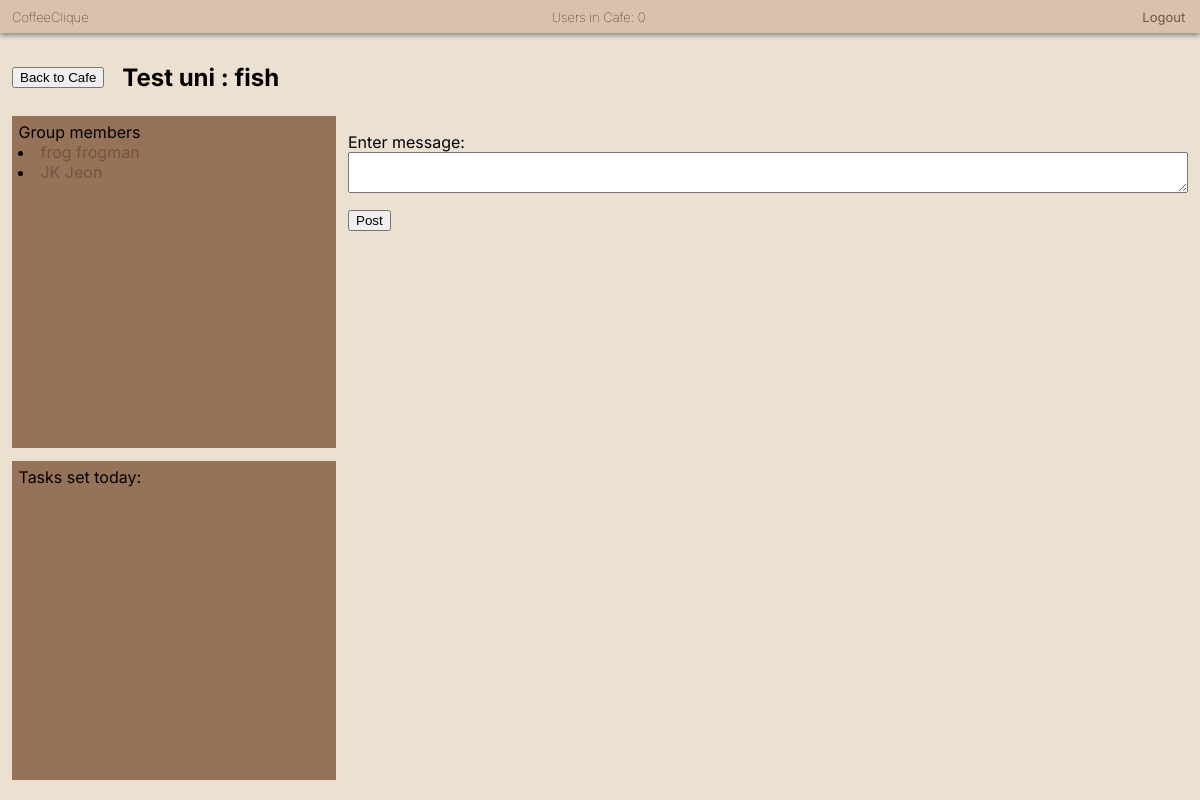
/tables/1 (signed in), run on an earlier commit of the app's database.
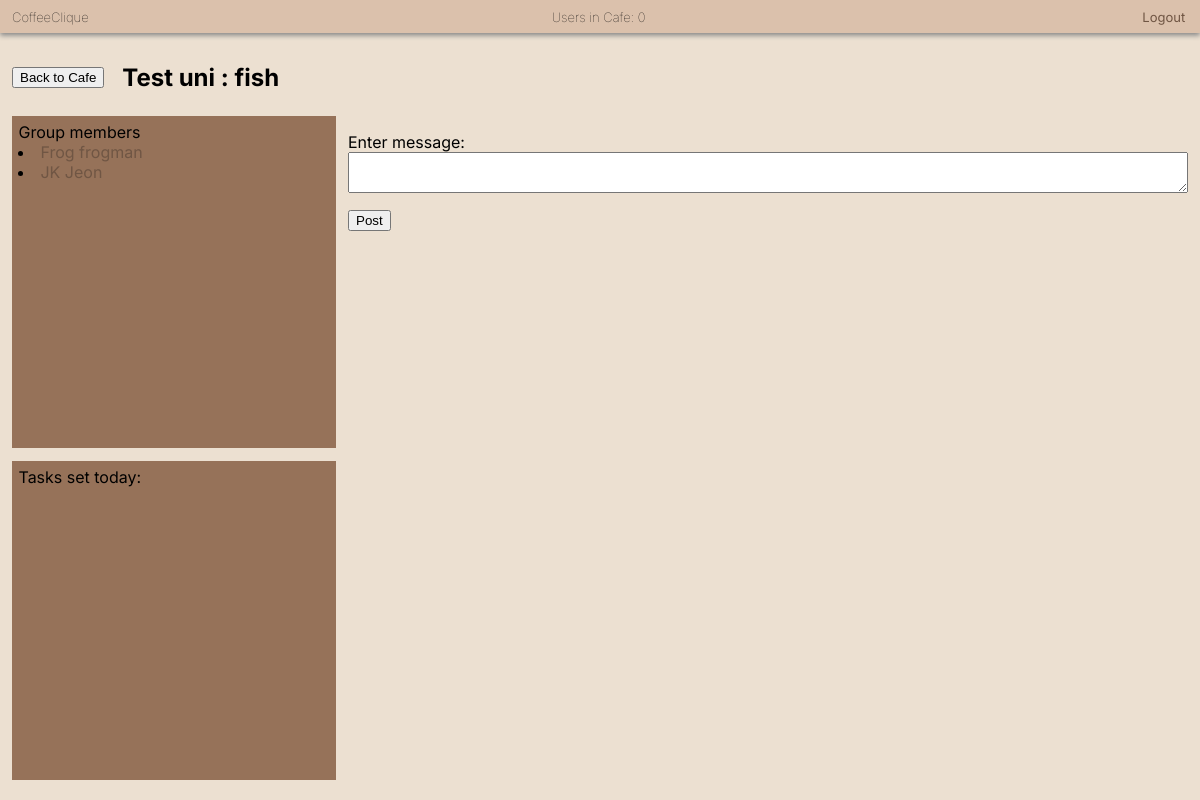
And on a later commit of the database.
### app/models.py (models this page shows, shortened)
class CafeTable(models.Model):
    table_id = models.CharField(max_length=50)
    university = models.CharField(max_length=50)

class CoffeeUser(AbstractBaseUser):
    AVAILABLE_UNIS = (
        ("University of Exeter", "University of Exeter"),
        ("Test uni", "Test uni")
    )
    email = models.EmailField(verbose_name="email", unique=True)
    date_joined = models.DateTimeField(verbose_name="date_joined",
                                       auto_now_add=True)
    last_login = models.DateTimeField(verbose_name="last_login", auto_now=True)
    is_admin = models.BooleanField(default=False)
    is_active = models.BooleanField(default=True)
    is_staff = models.BooleanField(default=False)
    is_superuser = models.BooleanField(default=False)
    first_name = models.CharField(max_length=50)
    last_name = models.CharField(max_length=50)
    university = models.CharField(max_length=50, choices=AVAILABLE_UNIS)
    year = models.PositiveIntegerField(null=True, blank=True)
    course = models.CharField(max_length=50, blank=True)
    cafe_table_ids = models.ManyToManyField(CafeTable, blank=True)
    points = models.PositiveIntegerField(default=0)
    studying_until = models.DateTimeField(null=True, blank=True)
    share_tables = models.BooleanField(default=True)
    tasks_set_today = models.PositiveIntegerField(default=0)
    next_possible_set = models.DateField(null=True, blank=True)
    student_tasks_completed = models.PositiveIntegerField(default=0)
    next_possible_complete = models.DateField(null=True, blank=True)
    facebook = models.CharField(max_length=255, null=True, blank=True)
    twitter = models.CharField(max_length=255, null=True, blank=True)
    instagram = models.CharField(max_length=255, null=True, blank=True)
    USERNAME_FIELD = "email"  # users log in using their email
    REQUIRED_FIELDS = ["first_name", "last_name", "university", "is_staff"]
    objects = CoffeeUserManager()

### app/views.py (the view)
# urls.py: path('tables/<pk>', views.table_chat,
@login_required(login_url='/')
def table_chat(request, pk):
    try:
        table = CafeTable.objects.get(pk=pk)
    except CafeTable.DoesNotExist:
        return render(request, 'denied.html')
    current_user = request.user
    if ((current_user.university != table.university) or
       (table.table_id not in
       current_user.cafe_table_ids.values_list('table_id', flat=True))):
        return render(request, 'denied.html')
    if request.method == 'POST':
        form = PostMessageForm(request.POST)
        if form.is_valid():
            message_content = form.cleaned_data.get('message_content')
            Message.objects.create(  # removed msg =
                table_id=table,
                created_by=current_user,
                message_content=message_content,
            )
            form = PostMessageForm()
    else:
        form = PostMessageForm()
    messages = Message.objects.filter(table_id=table).order_by(
                'message_date')[:100]
    check_recurring_tasks()
    date_from = datetime.date.today()
    tasks = Task.objects.filter(table_id=table,
                                date_set=date_from)
    users = table.coffeeuser_set.all()
    users_studying = []
    other_users = []
    for user in users:
        if user.studying_until:
            if user.studying_until <= datetime.datetime.now():
                user.studying_until = None
                user.save()
                other_users.append(user)
            else:
                users_studying.append(user)
        else:
            other_users.append(user)
    users_studying = sorted(users_studying, key=attrgetter("studying_until"),
                            reverse=True)
    context = {
        "table": table,
        "form": form,
        "messages": messages,
        "users_studying": users_studying,
        "other_users": other_users,
        "tasks": tasks,
        'users': CoffeeUser.objects.all(),
        'num_users': get_number_current_users()
    }
    return render(request, "table_chat.html", context)

### app/forms.py
class PostMessageForm(forms.ModelForm):
    class Meta:
        model = Message
        fields = ('message_content',)
        labels = {
            'message_content': ugettext_lazy('Enter message:'),
        }

### app/views.py (called while the page is built)
def get_number_current_users():
    active_sessions = Session.objects.filter(expire_date__gte=timezone.now())
    active = 0
    for session in active_sessions:
        data = session.get_decoded()
        if data != {}:
            active += 1
    return active

def check_recurring_tasks():
    recurring_tasks = Task.objects.exclude(max_repeats=0).exclude(
        recurrence_interval="n")
    for task in recurring_tasks:
        if task.recurring_date == datetime.date.today() and \
          task.no_of_repeats <= task.max_repeats:
            task.completed_by.remove(*task.completed_by.all())
            task.no_of_repeats += 1
            task.date_set = datetime.date.today()
            task.save()

### app/templates/table_chat.html (shortened to what this page needs)
<!DOCTYPE html>
<html lang="en">
<head>
  {% load static %}
  <link rel="stylesheet" type="text/css" href="{% static 'css/basic.css' %}"></link>
  <link rel="stylesheet" type="text/css" href="{% static 'css/chat.css' %}"></link>
</head>
<body>
  <div class="top_bar">
    <h6 class="app_name">CoffeeClique</h6>
    <h6 class="user_count">Users in Cafe: {{ num_users }}</h6>
    <a class="logout" href="{% url 'logout' %}">Logout</a>
  </div>
  <div class="navigation">
    <button onclick="document.location='/table_view'" id="table_view" inline="true">Back to Cafe</button><br>
    <h2 class="table_name">{{ table.university }} : {{ table.table_id }}</h2>
  </div>
  <div class="row">
    <div class="other">
    <div class="users">
    Group members
    {% for user in other_users %}
    <li>
      <a href="{% url 'profile_page' user.id %}">
      {{user.first_name}} {{user.last_name}} </a>
    </li>
    {% endfor %}
    </div>
    <div class="tasks">
      Tasks set today:
    </div>
    </div>
    <div class="messages" id="messages">
    <div class="form">
      <form method="post">
        {{ form.as_p }}<button type="submit"> Post </button>
      </form><br>
    </div>
  </div>
</div>
</body>
</html>

### app/static/css/basic.css (style rules this page uses)
body { background-color: #ece0d1; margin: 0%; font-family: 'Inter', sans-serif; }
.top_bar { background-color: #dbc1ac; box-shadow: 0px 2.5px 5px #888888; padding-left: 1%; }
.app_name { margin: 0; padding-top: 9px; padding-bottom: 8px; font-size: small; font-weight:lighter; display: inline-block; width: 32%; }
.user_count { margin: 0; padding-top: 9px; padding-bottom: 8px; font-size: small; font-weight:lighter; width: 34%; display: inline-block; text-align: center; }
.logout { display: inline-block; width: 32%; text-align: right; font-size: small; }
a:link { color: #705644; background-color: transparent; text-decoration: none; }

### app/static/css/chat.css (style rules this page uses)
html, body { height: 100%; }
.navigation { display: inline-flex; margin-left: 1%; width: 100%; margin-top: 2.5%; margin-bottom: 1%; align-items: center; }
#table_view { height: fit-content; width: fit-content; }
.table_name { margin-block-end: 0; margin-block-start: 0; padding-left: 1.5%; }
.tasks { background-color: #967259; height: 50%; overflow: scroll; padding: 2%; margin-top: 4%; }
.users { background-color: #967259; height: 48%; overflow: scroll; padding: 2%; }
.messages { width: 70%; float: right; margin-right: 1%; margin-top: 1%; margin-bottom: 1%; overflow: scroll; }
.other { display: inline-block; width: 27%; margin: 1%; overflow: hidden; }
.row { display: flex; height: 86%; }
#id_message_content { width: -webkit-fill-available; height: 35px; font-family: 'Inter', sans-serif; font-size: 16px; display: block; }
label { width: fit-content; }

What changed in the data, as far as the page shows it:
changed CoffeeUser "frogman": first_name "frog" → "Frog"
